Frame 1 (no input): blank canvas, image omitted
Frame 60 (no input): blank canvas, image omitted
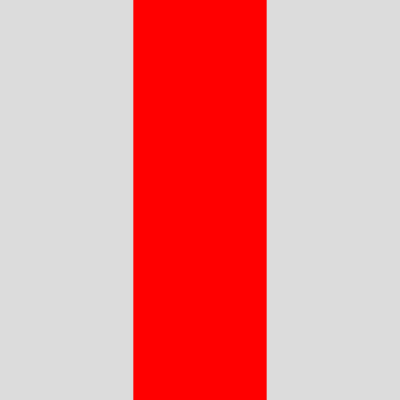
Frame 120 (the mouse pressed at the canvas centre since frame 60)

The p5.js sketch whose frames 1 and 60 were blank and that drew this single picture after the mouse press (run headless with seeded random() and noise() and a simulated clock; from frame 60 on, the mouse is pressed at the canvas centre):

// p5.js sketch
// ── sketch.js
function setup() {
  createCanvas(400, 400);
}

function draw() {
  background(220);
  fill(255, 0, 0);
  noStroke();
  
  const part_1 = width / 3;
  const part_2 = part_1 * 2;
  
  if (mouseX > 0 && mouseX < part_1) {
    rect(0, 0, part_1, height);
  }
  else if (mouseX > part_1 && mouseX < part_2) {
    rect(part_1, 0, part_1, height);
  }
  else if (mouseX > part_2 && mouseX < width) {
    rect(part_2, 0, part_1, height);
  }
}
